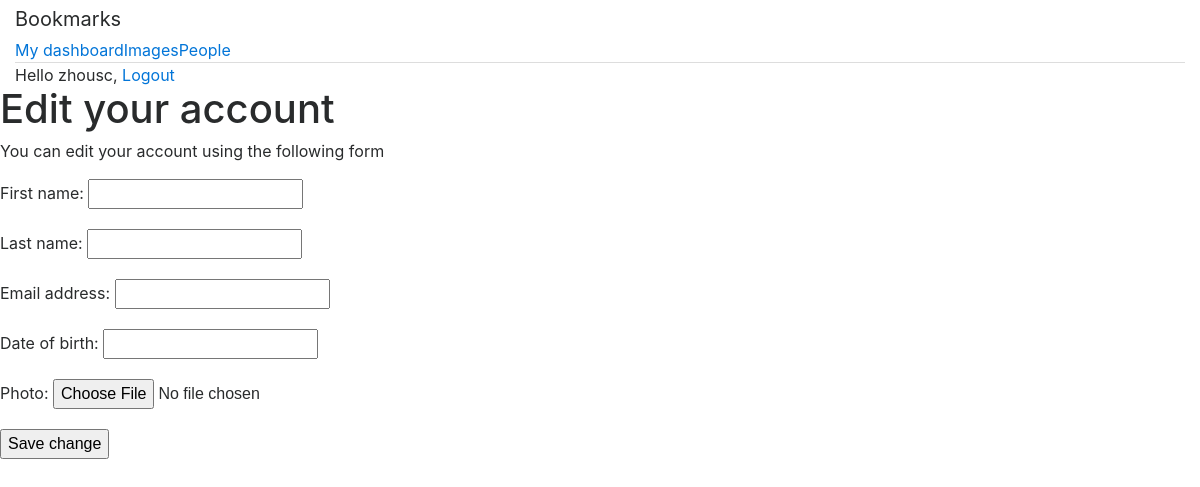
The page /account/edit/ (signed in) on the database as committed earlier.
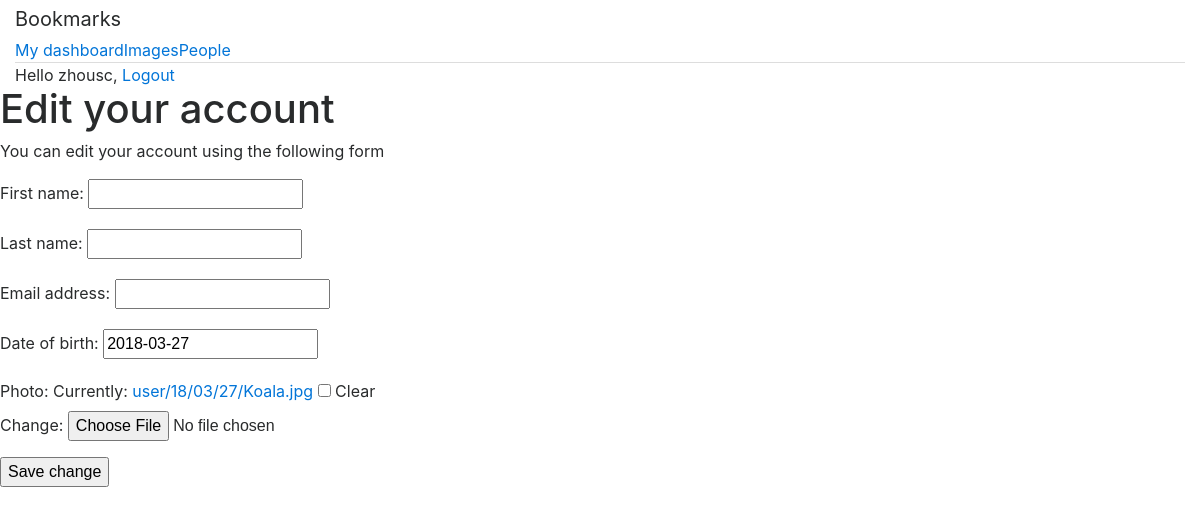
The same page on the database as committed later.
### account/models.py (models this page shows, shortened)
class Profile(models.Model):
    user=models.OneToOneField(settings.AUTH_USER_MODEL,on_delete=models.CASCADE)
    date_of_birth=models.DateField(blank=True,null=True)
    photo=models.ImageField(upload_to='user/%y/%m/%d',blank=True)

### account/views.py (the view)
@login_required
def edit(request):
    if request.method=="POST":
        user_form =UserEditForm(instance=request.user,data=request.POST,files=request.FILES)
        profile_form=ProfileEditForm(instance=request.user.profile,data=request.POST,files=request.FILES)
        if user_form.is_valid() and profile_form.is_valid():
            user_form.save()
            profile_form.save()
    else:
        user_form=UserEditForm(instance=request.user)
        profile_form=ProfileEditForm(instance=request.user.profile)
    return render(request,'account/edit.html',{'user_form':user_form,
                                               'profile_form':profile_form})

### account/forms.py
class UserEditForm(forms.ModelForm):
    class Meta:
        model = User
        fields=('first_name','last_name','email')

class ProfileEditForm(forms.ModelForm):
    class Meta:
        model =Profile
        fields=('date_of_birth','photo')

### account/templates/account/edit.html (shortened to what this page needs)
{% extends "base.html" %}
{% block content %}
<h1>Edit your account</h1>
<p>You can edit your account using the following form</p>
<form action="." method="post">
    {{ user_form.as_p }}
    {{ profile_form.as_p }}
    <P><input type="submit" value="Save change"></P>
</form>
{% endblock %}

### account/templates/base.html (shortened to what this page needs)
{% load staticfiles %}
<!DOCTYPE html>
<html lang="en">
<head>
<link href="{% static "css/bootstrap.css" %}" rel="stylesheet">
</head>
<body>
<div id="header" class="container-fluid"  role="navigation">
    <span class="nav navbar-brand">Bookmarks</span>
    {% if request.user.is_authenticated %}
      <ul class="nav nav-tabs">
        <li {% if section|safe == "dashboard" %} class="active" {% endif %}>
        <a href="{% url "account:dashboard" %}">My dashboard</a>
        </li>
     <li {% if section|safe == "images" %}class="active"{% endif %}>
        <a href="{% url "images:list" %}">Images</a>
      </li>
      <li {% if section|safe == "people" %}class="active"{% endif %}>
        <a href="#">People</a>
       </li>
     {% endif %}
</ul>
     <span>
       {% if request.user.is_authenticated %}
         Hello {{ request.user }},
         <a href="{% url "account:logout" %}">Logout</a>
       {% else %}
         <a href="{% url "account:login" %}">Log-in</a>
       {% endif %}
     </span>
</div>
<div id="content">
    {% block content %}
    {% endblock %}
</div>
</body>
</html>

Rows that differ between the two databases and show on the page:
now on this page (row edited): Profile: date_of_birth "2018-03-27"
changed Profile: photo empty → "user/18/03/27/Koala.jpg" (drawn)
Other text that changed with them:
form field as_p: (not shown) → "☐"
text no longer shown: "Date of birth: Photo:"
text now shown: "Date of birth: Photo: Currently: user/18/03/27/Koala.jpg Clear Change:"
